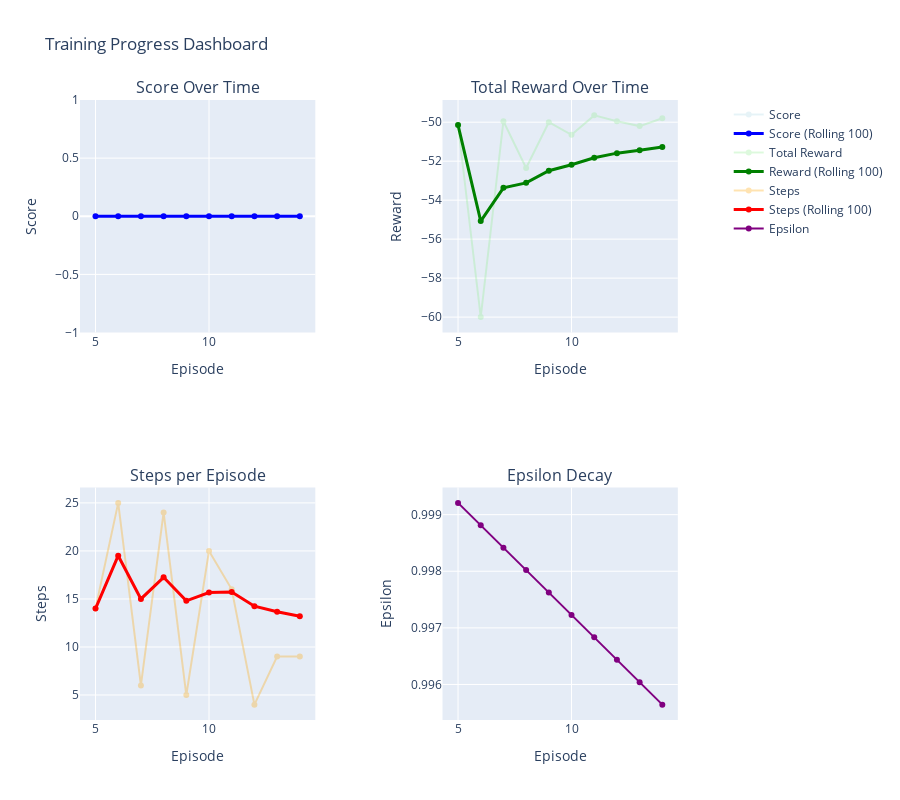

The cell this chart's notebook holds for it:
### Markdown cell above
## 2. Training Progress Visualization

Create interactive plots showing training progress over time.

### Code cell
# Create interactive training progress visualization
if df is not None:
    # Calculate rolling averages
    window_size = 100
    df['score_rolling'] = df['score'].rolling(window=window_size, min_periods=1).mean()
    df['reward_rolling'] = df['total_reward'].rolling(window=window_size, min_periods=1).mean()
    df['steps_rolling'] = df['steps'].rolling(window=window_size, min_periods=1).mean()
    
    # Create subplots
    fig = make_subplots(
        rows=2, cols=2,
        subplot_titles=('Score Over Time', 'Total Reward Over Time', 
                       'Steps per Episode', 'Epsilon Decay'),
        specs=[[{"secondary_y": True}, {"secondary_y": True}],
               [{"secondary_y": False}, {"secondary_y": False}]]
    )
    
    # Score plot
    fig.add_trace(go.Scatter(x=df['episode'], y=df['score'], 
                            name='Score', opacity=0.3, line=dict(color='lightblue')),
                  row=1, col=1)
    fig.add_trace(go.Scatter(x=df['episode'], y=df['score_rolling'], 
                            name=f'Score (Rolling {window_size})', line=dict(color='blue', width=3)),
                  row=1, col=1)
    
    # Reward plot
    fig.add_trace(go.Scatter(x=df['episode'], y=df['total_reward'], 
                            name='Total Reward', opacity=0.3, line=dict(color='lightgreen')),
                  row=1, col=2)
    fig.add_trace(go.Scatter(x=df['episode'], y=df['reward_rolling'], 
                            name=f'Reward (Rolling {window_size})', line=dict(color='green', width=3)),
                  row=1, col=2)
    
    # Steps plot
    fig.add_trace(go.Scatter(x=df['episode'], y=df['steps'], 
                            name='Steps', opacity=0.3, line=dict(color='orange')),
                  row=2, col=1)
    fig.add_trace(go.Scatter(x=df['episode'], y=df['steps_rolling'], 
                            name=f'Steps (Rolling {window_size})', line=dict(color='red', width=3)),
                  row=2, col=1)
    
    # Epsilon plot (if available)
    if 'epsilon' in df.columns:
        fig.add_trace(go.Scatter(x=df['episode'], y=df['epsilon'], 
                                name='Epsilon', line=dict(color='purple', width=2)),
                      row=2, col=2)
    
    fig.update_layout(height=800, title_text="Training Progress Dashboard", showlegend=True)
    fig.update_xaxes(title_text="Episode")
    fig.update_yaxes(title_text="Score", row=1, col=1)
    fig.update_yaxes(title_text="Reward", row=1, col=2)
    fig.update_yaxes(title_text="Steps", row=2, col=1)
    fig.update_yaxes(title_text="Epsilon", row=2, col=2)
    
    fig.show()
    
    # Print summary statistics
    print("\n=== Training Summary ===")
    print(f"Total Episodes: {len(df)}")
    print(f"Average Score: {df['score'].mean():.2f}")
    print(f"Best Score: {df['score'].max()}")
    print(f"Average Reward: {df['total_reward'].mean():.2f}")
    print(f"Average Steps: {df['steps'].mean():.2f}")
    
    # Show improvement over time
    first_100 = df.head(100)['score'].mean()
    last_100 = df.tail(100)['score'].mean()
    improvement = ((last_100 - first_100) / first_100 * 100) if first_100 > 0 else 0
    print(f"\nImprovement: {improvement:.1f}% (from {first_100:.2f} to {last_100:.2f})")

### Figure 1 — Plotly figure (JSON) as saved in the notebook; plotly's stock layout.template omitted (floating-point values rounded to 4 significant figures)
{"data": [{"line": {"color": "lightblue"}, "name": "Score", "opacity": 0.3, "type": "scatter", "x": [5, 6, 7, 8, 9, 10, 11, 12, 13, 14], "xaxis": "x", "y": [0, 0, 0, 0, 0, 0, 0, 0, 0, 0], "yaxis": "y"}, {"line": {"color": "blue", "width": 3}, "name": "Score (Rolling 100)", "type": "scatter", "x": [5, 6, 7, 8, 9, 10, 11, 12, 13, 14], "xaxis": "x", "y": [0.0, 0.0, 0.0, 0.0, 0.0, 0.0, 0.0, 0.0, 0.0, 0.0], "yaxis": "y"}, {"line": {"color": "lightgreen"}, "name": "Total Reward", "opacity": 0.3, "type": "scatter", "x": [5, 6, 7, 8, 9, 10, 11, 12, 13, 14], "xaxis": "x2", "y": [-50.15, -60.0, -49.95, -52.35, -50.0, -50.65, -49.65, -49.95, -50.2, -49.8], "yaxis": "y3"}, {"line": {"color": "green", "width": 3}, "name": "Reward (Rolling 100)", "type": "scatter", "x": [5, 6, 7, 8, 9, 10, 11, 12, 13, 14], "xaxis": "x2", "y": [-50.15, -55.08, -53.37, -53.11, -52.49, -52.18, -51.82, -51.59, -51.43, -51.27], "yaxis": "y3"}, {"line": {"color": "orange"}, "name": "Steps", "opacity": 0.3, "type": "scatter", "x": [5, 6, 7, 8, 9, 10, 11, 12, 13, 14], "xaxis": "x3", "y": [14, 25, 6, 24, 5, 20, 16, 4, 9, 9], "yaxis": "y5"}, {"line": {"color": "red", "width": 3}, "name": "Steps (Rolling 100)", "type": "scatter", "x": [5, 6, 7, 8, 9, 10, 11, 12, 13, 14], "xaxis": "x3", "y": [14.0, 19.5, 15.0, 17.25, 14.8, 15.67, 15.71, 14.25, 13.67, 13.2], "yaxis": "y5"}, {"line": {"color": "purple", "width": 2}, "name": "Epsilon", "type": "scatter", "x": [5, 6, 7, 8, 9, 10, 11, 12, 13, 14], "xaxis": "x4", "y": [0.9992, 0.9988, 0.9984, 0.998, 0.9976, 0.9972, 0.9968, 0.9964, 0.996, 0.9956], "yaxis": "y6"}], "layout": {"annotations": [{"font": {"size": 16}, "showarrow": false, "text": "Score Over Time", "x": 0.185, "xanchor": "center", "xref": "paper", "y": 1, "yanchor": "bottom", "yref": "paper"}, {"font": {"size": 16}, "showarrow": false, "text": "Total Reward Over Time", "x": 0.755, "xanchor": "center", "xref": "paper", "y": 1, "yanchor": "bottom", "yref": "paper"}, {"font": {"size": 16}, "showarrow": false, "text": "Steps per Episode", "x": 0.185, "xanchor": "center", "xref": "paper", "y": 0.375, "yanchor": "bottom", "yref": "paper"}, {"font": {"size": 16}, "showarrow": false, "text": "Epsilon Decay", "x": 0.755, "xanchor": "center", "xref": "paper", "y": 0.375, "yanchor": "bottom", "yref": "paper"}], "height": 800, "showlegend": true, "title": {"text": "Training Progress Dashboard"}, "xaxis": {"anchor": "y", "domain": [0, 0.37], "title": {"text": "Episode"}}, "xaxis2": {"anchor": "y3", "domain": [0.57, 0.94], "title": {"text": "Episode"}}, "xaxis3": {"anchor": "y5", "domain": [0, 0.37], "title": {"text": "Episode"}}, "xaxis4": {"anchor": "y6", "domain": [0.57, 0.94], "title": {"text": "Episode"}}, "yaxis": {"anchor": "x", "domain": [0.625, 1], "title": {"text": "Score"}}, "yaxis2": {"anchor": "x", "overlaying": "y", "side": "right", "title": {"text": "Score"}}, "yaxis3": {"anchor": "x2", "domain": [0.625, 1], "title": {"text": "Reward"}}, "yaxis4": {"anchor": "x2", "overlaying": "y3", "side": "right", "title": {"text": "Reward"}}, "yaxis5": {"anchor": "x3", "domain": [0, 0.375], "title": {"text": "Steps"}}, "yaxis6": {"anchor": "x4", "domain": [0, 0.375], "title": {"text": "Epsilon"}}}}
